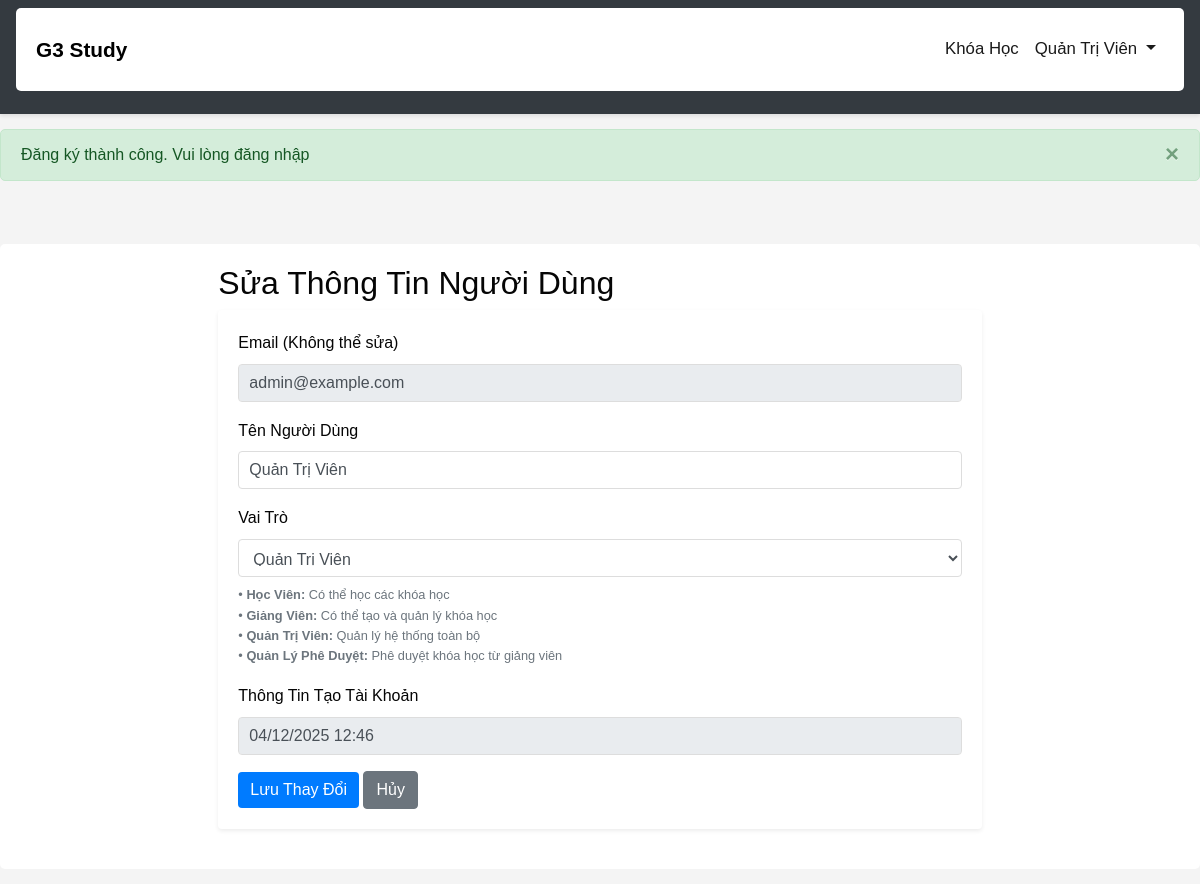
Screenshot of /admin/edit_user/1 (signed in) with the database file from the repository.
### tables this page shows
CREATE TABLE users (
    id INT PRIMARY KEY AUTO_INCREMENT,
    username VARCHAR(255) UNIQUE NOT NULL,
    email VARCHAR(255) UNIQUE NOT NULL,
    password VARCHAR(255) NOT NULL,
    fullname VARCHAR(255) NOT NULL,
    role INT NOT NULL DEFAULT 0 COMMENT '0: học viên, 1: giảng viên, 2: quản trị viên',
    created_at DATETIME DEFAULT CURRENT_TIMESTAMP
);

### models/User.php (called while the page is built, shortened)
<?php
class User {
    private $pdo;
    private $table = 'users';
    public function __construct() {
        $db = new Database();
        $this->pdo = $db->getPDO();
    }
    public function getUserById($id) {
        $query = "SELECT * FROM " . $this->table . " WHERE id = :id";
        $stmt = $this->pdo->prepare($query);
        $stmt->bindParam(':id', $id);
        $stmt->execute();
        return $stmt->fetch();
    }
}
?>

### config/Database.php (called while the page is built, shortened)
<?php
class Database {
    private $host = 'localhost';
    private $db_name = '3ae';
    private $user = 'root';
    private $password = '';
    private $pdo;
    public function connect() {
        $this->pdo = null;
        try {
            $dsn = 'mysql:host=' . $this->host . ';dbname=' . $this->db_name . ';charset=utf8';
            $this->pdo = new PDO(
                $dsn,
                $this->user,
                $this->password,
                array(
                    PDO::ATTR_PERSISTENT => false,
                    PDO::ATTR_ERRMODE => PDO::ERRMODE_EXCEPTION,
                    PDO::ATTR_DEFAULT_FETCH_MODE => PDO::FETCH_ASSOC
                )
            );
        } catch (PDOException $e) {
            die('Database Connection Error: ' . $e->getMessage());
        }
        return $this->pdo;
    }
    public function getPDO() {
        return $this->pdo;
    }
}
?>

### views/admin/edit_user.php (the view, shortened to what this page needs)
<?php include VIEWS_PATH . '/layouts/header.php'; ?>
<div class="container mt-5">
    <div class="row">
        <div class="col-md-8 offset-md-2">
            <h2>Sửa Thông Tin Người Dùng</h2>
            <div class="card border-0 shadow-sm">
                <div class="card-body">
                    <form method="POST" action="/admin/edit_user/<?php echo $user['id']; ?>">
                        <div class="form-group">
                            <label for="email">Email (Không thể sửa)</label>
                            <input type="email" id="email" class="form-control" value="<?php echo htmlspecialchars($user['email']); ?>" disabled>
                        </div>
                        <div class="form-group">
                            <label for="fullname">Tên Người Dùng</label>
                            <input type="text" id="fullname" name="fullname" class="form-control" value="<?php echo htmlspecialchars($user['fullname']); ?>" required>
                        </div>
                        <div class="form-group">
                            <label for="role">Vai Trò</label>
                            <select id="role" name="role" class="form-control" required>
                                <option value="2" <?php echo $user['role'] === 2 ? 'selected' : ''; ?>>Quản Trị Viên</option>
                            </select>
                            <small class="form-text text-muted d-block mt-2">
                                • <strong>Học Viên:</strong> Có thể học các khóa học<br>
                                • <strong>Giảng Viên:</strong> Có thể tạo và quản lý khóa học<br>
                                • <strong>Quản Trị Viên:</strong> Quản lý hệ thống toàn bộ<br>
                                • <strong>Quản Lý Phê Duyệt:</strong> Phê duyệt khóa học từ giảng viên
                            </small>
                        </div>
                        <div class="form-group">
                            <label>Thông Tin Tạo Tài Khoản</label>
                            <input type="text" class="form-control" value="<?php echo date('d/m/Y H:i', strtotime($user['created_at'])); ?>" disabled>
                        </div>
                        <button type="submit" class="btn btn-primary">Lưu Thay Đổi</button>
                        <a href="/admin/users" class="btn btn-secondary">Hủy</a>
                    </form>
                </div>
            </div>
        </div>
    </div>
</div>

### assets/css/style.css (style rules this page uses)
html, body { height: 100%; margin: 0; padding: 0; }
body { font-family: 'Arial', sans-serif; line-height: 1.6; color: #050505; background-color: #f4f4f4; display: flex; flex-direction: column; min-height: 100vh; }
.container { background-color: white; padding: 20px; border-radius: 5px; margin-bottom: 15px; margin-left: auto; margin-right: auto; width: 100%; max-width: 1200px; }
.card { border: none; box-shadow: 0 2px 8px rgba(0,0,0,0.1); margin-bottom: 20px; transition: transform 0.3s, box-shadow 0.3s; }
.btn-primary { background-color: #007bff; border: none; }
.form-control { border: 1px solid #ddd; border-radius: 4px; padding: 10px; }

### rows the page displays
users: email "admin@example.com", fullname "Quản Trị Viên", role "Quản Trị Viên", created_at "04/12/2025 12:46"

### other values shown
$_SESSION['user_name'] "Quản Trị Viên"
$_SESSION['success'] "Đăng ký thành công. Vui lòng đăng nhập"
